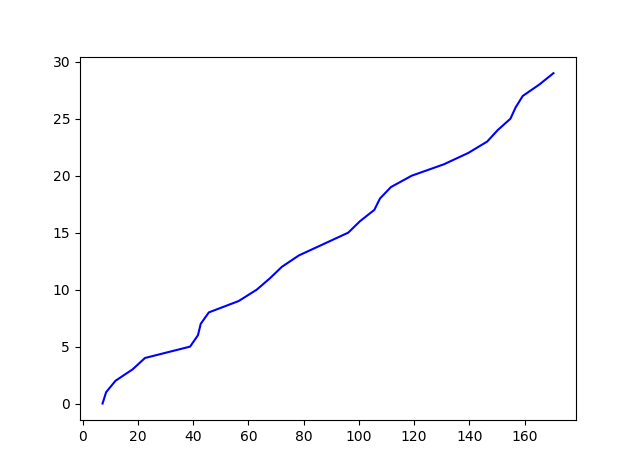

Recreate this plot in Python.
import matplotlib.pyplot as plt

data = None
with open("state_changes.txt",'r') as f:
    data = f.readlines()

x = []
y = []
for d in data:
    s = d.split(",")
    x.append(s[0])
    y.append(s[1])

plt.plot(x, y, 'b-')
plt.show()
